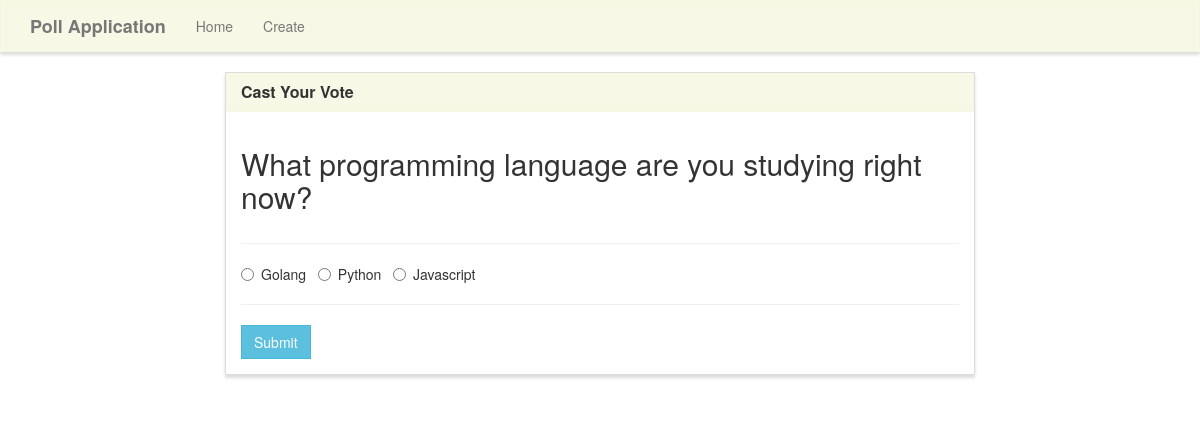
The app's page /vote/1/ with its own data.
### polls/models.py (models this page shows, shortened)
class Poll(models.Model):
    question = models.TextField()
    option_one = models.CharField(max_length=30)
    option_two = models.CharField(max_length=30)
    option_three = models.CharField(max_length=30)
    option_one_count = models.IntegerField(default=0)
    option_two_count = models.IntegerField(default=0)
    option_three_count = models.IntegerField(default=0)

### polls/views.py (the view, shortened to what this page needs)
# urls.py: path('vote/<poll_id>/', poll_views.vote, name='vote'),
def vote(request, poll_id):
    poll = Poll.objects.get(pk=poll_id)
    context = {
        'poll': poll
    }
    return render(request, 'polls/vote.html', context)

### polls/templates/polls/vote.html (shortened to what this page needs)
{% extends "polls/base.html" %}
{% block main %}
<div class="row">
    <div class="col-lg-8 col-lg-offset-2">
        <div class="panel panel-default">
            <div class="panel-heading">
                <h3 class="panel-title">Cast Your Vote</h3>
            </div>
            <div class="panel-body">
                <div class="row">
                    <div class="col-lg-12">
                        <h2>{{ poll.question }}</h2>
                    </div>
                </div>
                <div class="row">
                    <div class="col-lg-12">
                        <hr />
                        <form method="POST">
                            <div class="form-group">
                                <div class="radio">
                                    <label>
                                        <input type="radio" name="poll" value="option1" required>
                                        {{ poll.option_one }}
                                    </label> &nbsp;
                                    <label>
                                        <input type="radio" name="poll" value="option2">
                                        {{ poll.option_two }}
                                    </label> &nbsp;
                                    <label>
                                        <input type="radio" name="poll" value="option3">
                                        {{ poll.option_three }}
                                    </label> &nbsp;
                                </div>
                            </div>
                            <hr />
                            <button type="submit" class="btn btn-info">
                                Submit
                            </button>
                        </form>
                    </div>
                </div>
            </div>
        </div>
    </div>
</div>
{% endblock %}

### polls/static/style.css (style rules this page uses)
.navbar-default, .btn, .form-control, .panel { border-radius: 0; }
.panel-default>.panel-heading { color: #333; background-color: rgba(245, 245, 220, .7); border-color: rgba(245, 245, 220, .6); border-top-left-radius: 0; border-top-right-radius: 0; }
.panel { box-shadow: 0px 3px 3px 0px #ddd; }
a.navbar-brand, .panel-title { font-weight: bolder; }

### records on screen
Poll: question "What programming language are you studying right now?", option_one "Golang", option_two "Python", option_three "Javascript"
